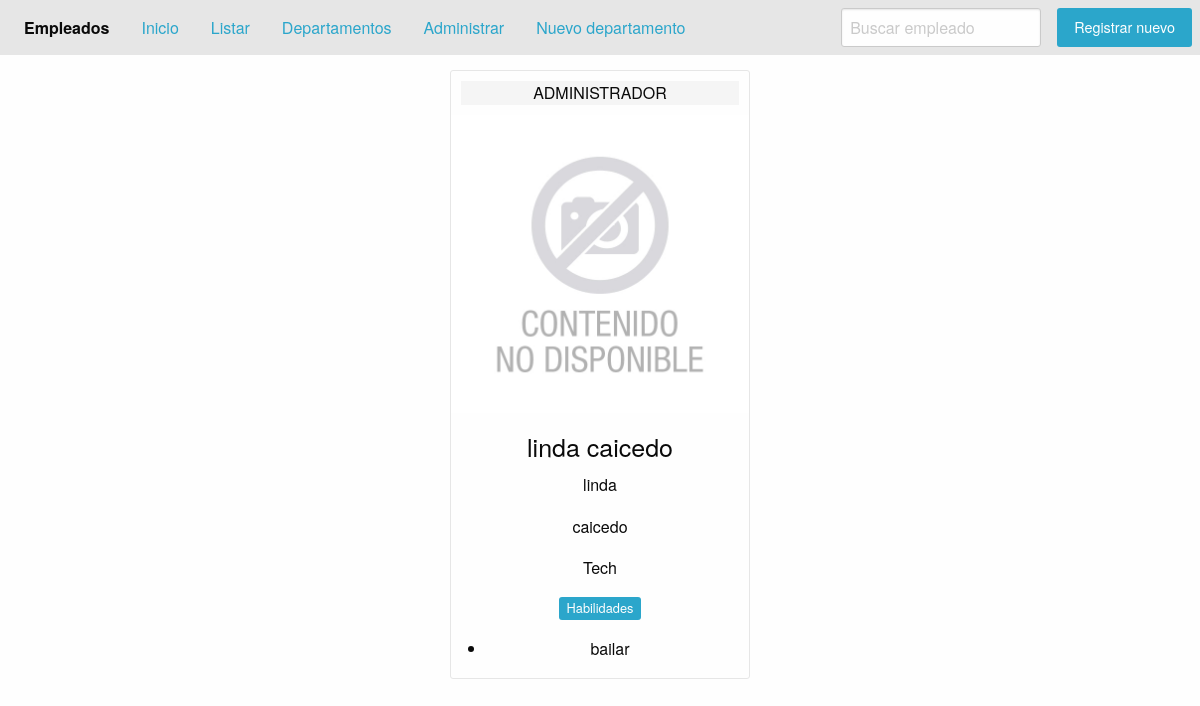
Screenshot of /detalle/45 with the database file from the repository.
### aplications/employees/models.py (models this page shows, shortened)
class Employee(models.Model):
    JOB_CHOICES = (
        ('0', 'CONTADOR'),
        ('1', 'ADMINISTRADOR'),
        ('2', 'ECONOMISTA'),
        ('3', 'OTRO'),
    )
    first_name = models.CharField('Nombre', max_length=60)
    last_name = models.CharField('apellido', max_length=60)
    full_name = models.CharField('NombreCompleto', max_length=150, blank=True)
    job = models.CharField('ocupaciòn', max_length=1, choices=JOB_CHOICES)
    department = models.ForeignKey(Department, on_delete=models.CASCADE)
    avatar = models.ImageField(upload_to='empleado', blank=True, null=True)
    skills = models.ManyToManyField(Skill)
    class Meta:
        db_table = 'empleado'
        verbose_name = 'empleado'
        verbose_name_plural = 'Empleado de la empresa'
        ordering = ['first_name', 'last_name']

class Skill(models.Model):
    skill = models.CharField('skill', max_length=50)
    class Meta:
        db_table = 'habilidad'
        verbose_name_plural = 'habilidad empleado'

### aplications/departments/models.py (models this page shows, shortened)
class Department(models.Model):
    name = models.CharField('Nombre', max_length=50)
    short_name = models.CharField(
        'Nombre corto', max_length=20)
    anulate = models.BooleanField('Anulado', default=False)
    class Meta:
        db_table = 'Department'
        verbose_name = 'Departamento'
        verbose_name_plural = 'Areas de la empresa'
        ordering = ['name']
        unique_together = ('name',)

### aplications/employees/views.py (the view)
class EmployeeByDetail(DeleteView):
    model = Employee
    template_name = 'employee/employee_detail.html'
    def get_context_data(self, **kwargs):
        context = super(EmployeeByDetail, self).get_context_data(**kwargs)
        context['titulo'] = 'EMPLEADO DEL MES'
        return context

### templates/employee/employee_detail.html (shortened to what this page needs)
{% extends 'base.html' %} {% load static %}  {% block body %} {% include 'includes/header.html' %}
<div class="grid-container">
  <div class="grid-x grid-margin-x align-center">
    <div class="card cell large-4 small-12 medium-4" style="width: 300px; margin-top: 15px;">
      <div class="" style="text-align: center; background-color: rgba(243, 243, 243, 0.705); margin: 10px;">
        {{object.get_job_display}}
      </div>
      {% if object.avatar %}
      <img src="{{ object.avatar.url }}">
      {% else %}
      <img src="{% static 'img/no-disponible.jpg' %}">
      {% endif %}
      <div class="card-section" style="text-align: center;">
        <h4>{{object.full_name}}</h4>
        <p>{{object.first_name}}</p>
        <p>{{object.last_name}}</p>
        <p>{{object.department.short_name}}</p>
        <p class="label">Habilidades</p>
        <ul>
          {% for skill in object.skills.all %}
          <li>{{skill.skill}}</li>
          {% endfor %}
        </ul>
      </div>
    </div>
  </div>
</div>
{% endblock body %}

### rows the page displays
Employee: job "ADMINISTRADOR", full_name "linda caicedo", first_name "linda", last_name "caicedo", department.short_name "Tech"
Skill: skill "bailar"
